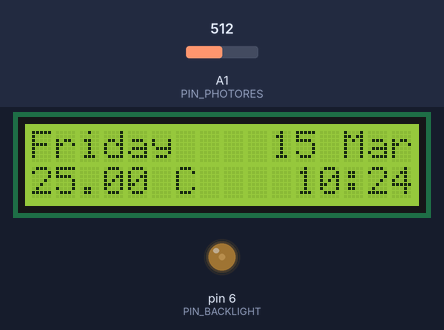
The sketch below on a simulated Arduino Uno, built with avr-gcc and run on an emulated ATmega328P. Shown: 16×2 character LCD, output pins drawn as LEDs (lit = HIGH). The inputs (shaded band) are chosen by the test bench; at power-on: A1 (PIN_PHOTORES) = 512. The local clock reads 2024-03-15 10:24:30 at power-on unless the sketch sets it.

Above: at 1.2 s.
1.3 s: A1 (PIN_PHOTORES) set to 716
At 2.4 s:
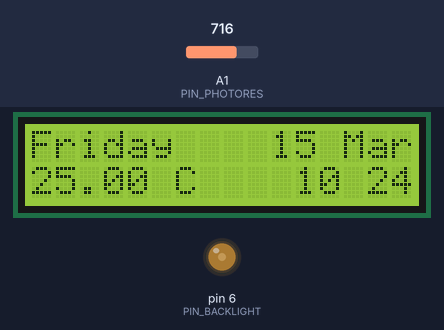
5.4 s: A1 (PIN_PHOTORES) set to 0
At 6.4 s:
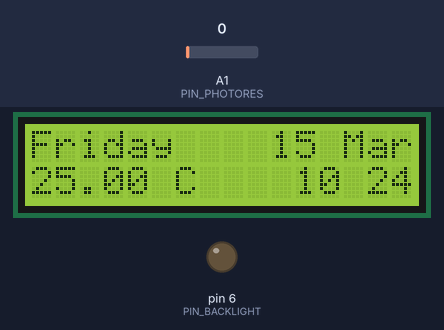
9.5 s: A1 (PIN_PHOTORES) set to 8
11.6 s: A1 (PIN_PHOTORES) set to 11
At 13.5 s:
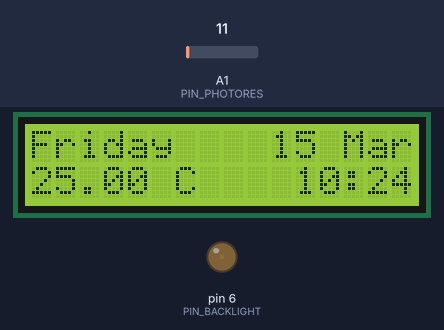
Timing chart, 0 to 15.0 s (numbered marks = the images above; inputs shaded):
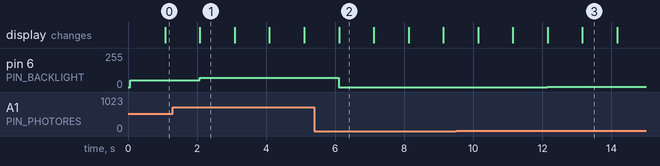

Measured:
- after the input at 1.3 s, pin 6 (PIN_BACKLIGHT): 51/255 → 71/255 after 0.78 s
- after the input at 5.4 s, pin 6 (PIN_BACKLIGHT): 71/255 → 0/255 after 0.70 s
- after the input at 11.6 s, pin 6 (PIN_BACKLIGHT): 0/255 → 1/255 after 0.55 s
- what the display in image 1 shows lasts 1.0 s, from 2.1 s to 3.1 s

The sketch:

MyClockThermometer.ino
```cpp
/*
 * Arbedclother - Arduino Bedside Clock with Thermometer.
 *
 * An Arduino bedside clock with thermometer and auto backlight dimming.
 *
 * LCD (2 rows / 16 characters per row):
 *      Displays temperature (from a thermistor). Refreshed every 60 seconds.
 *      Displays current date and time (from an RTC module). Refreshed every second.
 *      Backlight is automatically dimmed by reading light in the room with a photoresistor.
 *        The darker the room, the higher is the backlight intensity and the other way around.
 *
 *      Example of what is displayed:
 *               +------------------+
 *               | Wednesday 18 May |
 *               | 21.49 C    16:32 |
 *               +------------------+
 *
 * Bill Of Materials (BOM):
 *    Arduino Uno
 *    LCD1602
 *    DS3231 RTC
 *    Thermistor
 *    Photoresistor
 *    1K resistor
 *    10K resistor
 *    3K3 resistor
 */

/* ---------------------------LICENSE NOTICE--------------------------------
 *  MIT License
 *
 *  Copyright (c) 2020 David Asta
 *
 *  Permission is hereby granted, free of charge, to any person obtaining a copy
 *  of this software and associated documentation files (the "Software"), to deal
 *  in the Software without restriction, including without limitation the rights
 *  to use, copy, modify, merge, publish, distribute, sublicense, and/or sell
 *  copies of the Software, and to permit persons to whom the Software is
 *  furnished to do so, subject to the following conditions:
 *
 *  The above copyright notice and this permission notice shall be included in all
 *  copies or substantial portions of the Software.
 *
 *  THE SOFTWARE IS PROVIDED "AS IS", WITHOUT WARRANTY OF ANY KIND, EXPRESS OR
 *  IMPLIED, INCLUDING BUT NOT LIMITED TO THE WARRANTIES OF MERCHANTABILITY,
 *  FITNESS FOR A PARTICULAR PURPOSE AND NONINFRINGEMENT. IN NO EVENT SHALL THE
 *  AUTHORS OR COPYRIGHT HOLDERS BE LIABLE FOR ANY CLAIM, DAMAGES OR OTHER
 *  LIABILITY, WHETHER IN AN ACTION OF CONTRACT, TORT OR OTHERWISE, ARISING FROM,
 *  OUT OF OR IN CONNECTION WITH THE SOFTWARE OR THE USE OR OTHER DEALINGS IN THE
 *  SOFTWARE.
 */

#include <Arduino.h>
#include <Wire.h>
#include <RtcDS3231.h>
#include <LiquidCrystal.h>

/////////////////////////////////////////////////////////////////////////
#define PIN_TEMP        0
#define PIN_PHOTORES    1
#define PIN_BACKLIGHT   6
#define PIN_LCD_BS      7
#define PIN_LCD_E       8
#define PIN_LCD_D4      9
#define PIN_LCD_D5      10
#define PIN_LCD_D6      11
#define PIN_LCD_D7      12

#define REFRESHTEMPSECS 60  // How many seconds between temperature value refresh in LCD

/////////////////////////////////////////////////////////////////////////
/*
int PIN_TEMP = 0;
int PIN_BACKLIGHT = 6;
int PIN_PHOTORES = 1;
*/


const char *monthName[] = {"", "Jan", "Feb", "Mar", "Apr", "May", "Jun", "Jul", "Ago", "Sep", "Oct", "Nov", "Dec"};
const char *dowName[] = {"", "Monday", "Tuesday", "Wednesday", "Thursday", "Friday", "Saturday", "Sunday"};
int counter_seconds;  // Seconds counter to compare with REFRESHTEMPSECS
//int REFRESHTEMPSECS = 60;
float temp;
char *month_name;
char lineLCD[15];
int reading;
RtcDS3231<TwoWire> rtc(Wire);

//                BS  E  D4 D5  D6 D7
//LiquidCrystal lcd(7, 8, 9, 10, 11, 12);
LiquidCrystal lcd(PIN_LCD_BS, PIN_LCD_E, PIN_LCD_D4, PIN_LCD_D5, PIN_LCD_D6, PIN_LCD_D7);

/////////////////////////////////////////////////////////////////////////
void setup(){
  pinMode(PIN_BACKLIGHT, OUTPUT);
//  analogWrite(PIN_BACKLIGHT, 50);

  counter_seconds = 0;

  lcd.begin(16, 2);

  rtc.Begin();

  temp = getTemp();
}

/////////////////////////////////////////////////////////////////////////
void loop(){
  /* Set backligh intensity based on how much light there is in the room */
  reading  = analogRead(PIN_PHOTORES);
  analogWrite(PIN_BACKLIGHT, reading / 10);

  /* Get date and time from RTC module */
  RtcDateTime now = rtc.GetDateTime();

  /* LCD line 1 */
  lcd.setCursor(0, 0);
  lcd.print(dowName[now.DayOfWeek()]);    // Day of the Week
  lcd.setCursor(10, 0);
  lcd.print(now.Day());                   // Day
  lcd.setCursor(13, 0);
  lcd.print(monthName[now.Month()]);      // Month

  /* LCD line 2 */
  if(counter_seconds == REFRESHTEMPSECS){
    /* Only red temperature every x seconds */
    counter_seconds = 0;
    temp = getTemp();
  }

  lcd.setCursor(0, 1);
  lcd.print(temp);                        // Current temperature
  lcd.setCursor(6, 1);
  lcd.print("C");                         // Celsius symbol

  lcd.setCursor(11, 1);

  sprintf(lineLCD,
          "%02u %02u",
          now.Hour(),                     // Hour
          now.Minute()                    // Minutes
          );

  lcd.print(lineLCD);

  /* To have the effect of a time separator blinking
   * we print it only every other second
   */
  lcd.setCursor(13, 1);
  if(now.Second() % 2) lcd.print(":");    // Time separator
  else lcd.print(" ");


  delay(1000); // one second delay
  counter_seconds++;
}

/////////////////////////////////////////////////////////////////////////
float getTemp(){
  /*
   * Read the thermistor value,
   * convert it to Kelvin and then to Celsius
   */
  int tempReading;
  double tempK;
  float tempC;

  tempReading = analogRead(PIN_TEMP);
  tempK = log(10000.0 * ((1024.0 / tempReading - 1)));
  tempK = 1 / (0.001129148 + (0.000234125 + (0.0000000876741 * tempK * tempK )) * tempK );
  tempC = tempK - 273.15;

  return tempC;
}
```
